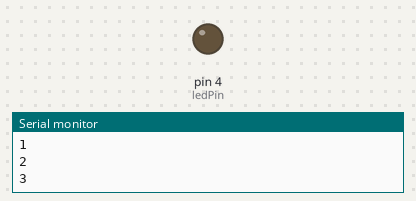
The sketch below on a simulated Arduino Uno, built with avr-gcc and run on an emulated ATmega328P. Parts: output pins drawn as LEDs (lit = HIGH), the last lines printed to the serial monitor.

Above: at 2.2 s.
At 36.9 s:
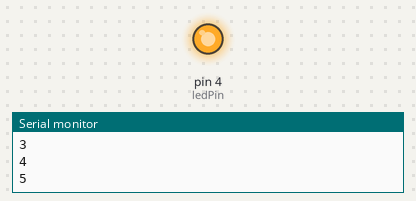
Timing chart, 0 to 41.6 s (numbered marks = the images above):
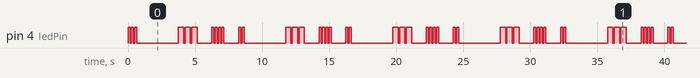

Measured:
- by itself, pin 4 (ledPin): moves between LOW and HIGH, repeating every 32.0 s
- by itself, everything shown: repeats every 32.0 s, in 72 steps

The sketch:

SoS_MoS_Code_Complex.ino
```cpp
int ledPin =4;//the pin I'm working with
int blinkCounter=3;//the number of total blinks
//blink 3 parameters are equal to blink 1's, all share the same off time delay
int blinkSS=150,blinkSoSOff=100,blinkO_On=400,stgTransit=1000;//initialize all my timers
int totNumBlink=0;//this allows me to blink 9 times in total, 3 times for each stage
int stgBlink=0;//enables me to get from S to O then S
void setup() {
  // put your setup code here, to run once:
pinMode(ledPin,OUTPUT);
Serial.begin(9600);
}

void loop() {
  // put your main code here, to run repeatedly:
while(totNumBlink<10){//to ensure I transition through all stages and I've blinked thrice in each category
    while(stgBlink<blinkCounter){
           while((stgBlink==0&&(totNumBlink>=0&&totNumBlink<=2))||(stgBlink==2 &&(totNumBlink>=6&&totNumBlink<=9))){
                    digitalWrite(ledPin,HIGH);
                    delay(blinkSS);
                    digitalWrite(ledPin,LOW);
                    delay(blinkSoSOff);
                    totNumBlink++;
                    //to ensure that my code runs repeatedly
                    if(totNumBlink>9){
                          totNumBlink=1;/*reset the number of times blinked, this has to be this way
                          we cannot reset to zero as the serial monitor counter will begin at 0,1,2,3 for the next SoS which is fatal
                          to those in distress. */
                          stgBlink=0;//reset the stages of blinking to begin S then O then S
                          delay(stgTransit);//needed still to show the transition from one stage to another
                    }
                    Serial.println(totNumBlink);
                }//ends the SS combination
            delay(stgTransit);
          while(stgBlink==1&&(totNumBlink>=3&&totNumBlink<=5)){
                    digitalWrite(ledPin,HIGH);
                    delay(blinkO_On);
                    digitalWrite(ledPin,LOW);
                    delay(blinkSoSOff);
                    totNumBlink++;
                    Serial.println(totNumBlink);
                   }//ends the O combination
            delay(stgTransit);
            stgBlink++;
          }
       }
      }
```
